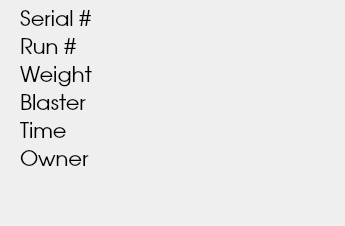
<?xml version="1.0" encoding="UTF-8"?>
<ui version="4.0">
 <class>Dialog</class>
 <widget class="QDialog" name="Dialog">
  <property name="geometry">
   <rect>
    <x>0</x>
    <y>0</y>
    <width>345</width>
    <height>226</height>
   </rect>
  </property>
  <property name="windowTitle">
   <string>Dialog</string>
  </property>
  <widget class="QWidget" name="formLayoutWidget">
   <property name="geometry">
    <rect>
     <x>20</x>
     <y>10</y>
     <width>321</width>
     <height>211</height>
    </rect>
   </property>
   <property name="font">
    <font>
     <family>URW Gothic L</family>
     <pointsize>16</pointsize>
    </font>
   </property>
   <layout class="QFormLayout" name="formLayout">
    <property name="fieldGrowthPolicy">
     <enum>QFormLayout::AllNonFixedFieldsGrow</enum>
    </property>
    <item row="5" column="0" colspan="2">
     <widget class="QLabel" name="labelOwner">
      <property name="text">
       <string>Owner</string>
      </property>
     </widget>
    </item>
    <item row="4" column="0" colspan="2">
     <widget class="QLabel" name="labelTime">
      <property name="text">
       <string>Time</string>
      </property>
     </widget>
    </item>
    <item row="3" column="0" colspan="2">
     <widget class="QLabel" name="labelBlaster">
      <property name="font">
       <font>
        <family>URW Gothic L</family>
        <pointsize>16</pointsize>
       </font>
      </property>
      <property name="text">
       <string>Blaster</string>
      </property>
     </widget>
    </item>
    <item row="2" column="0" colspan="2">
     <widget class="QLabel" name="labelWeight">
      <property name="font">
       <font>
        <family>URW Gothic L</family>
        <pointsize>16</pointsize>
       </font>
      </property>
      <property name="text">
       <string>Weight</string>
      </property>
     </widget>
    </item>
    <item row="1" column="0" colspan="2">
     <widget class="QLabel" name="labelRun">
      <property name="font">
       <font>
        <family>URW Gothic L</family>
        <pointsize>16</pointsize>
       </font>
      </property>
      <property name="text">
       <string>Run #</string>
      </property>
     </widget>
    </item>
    <item row="0" column="0" colspan="2">
     <widget class="QLabel" name="labelSerial">
      <property name="font">
       <font>
        <family>URW Gothic L</family>
        <pointsize>16</pointsize>
       </font>
      </property>
      <property name="text">
       <string>Serial #</string>
      </property>
     </widget>
    </item>
   </layout>
  </widget>
 </widget>
 <resources/>
 <connections/>
</ui>
